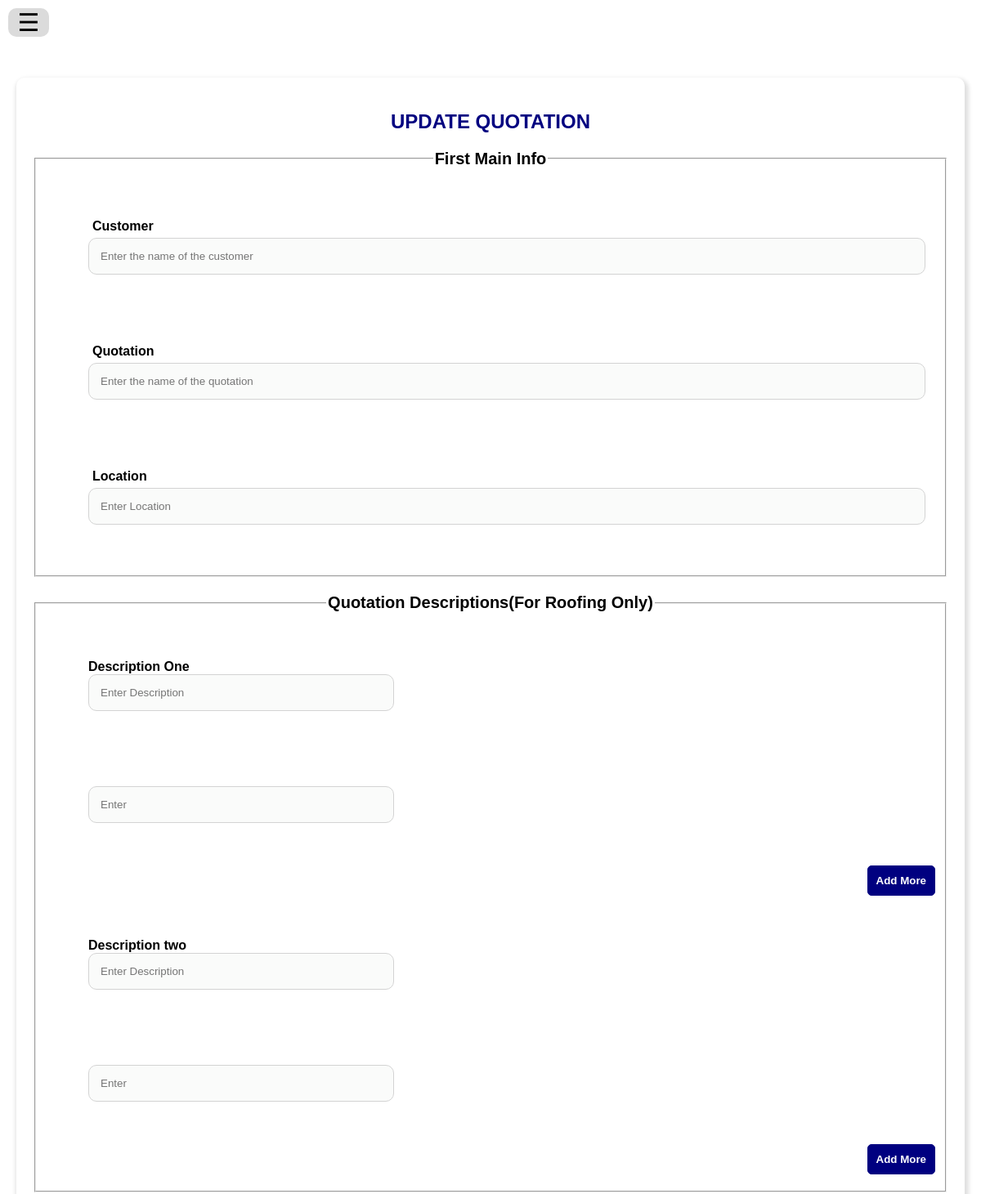
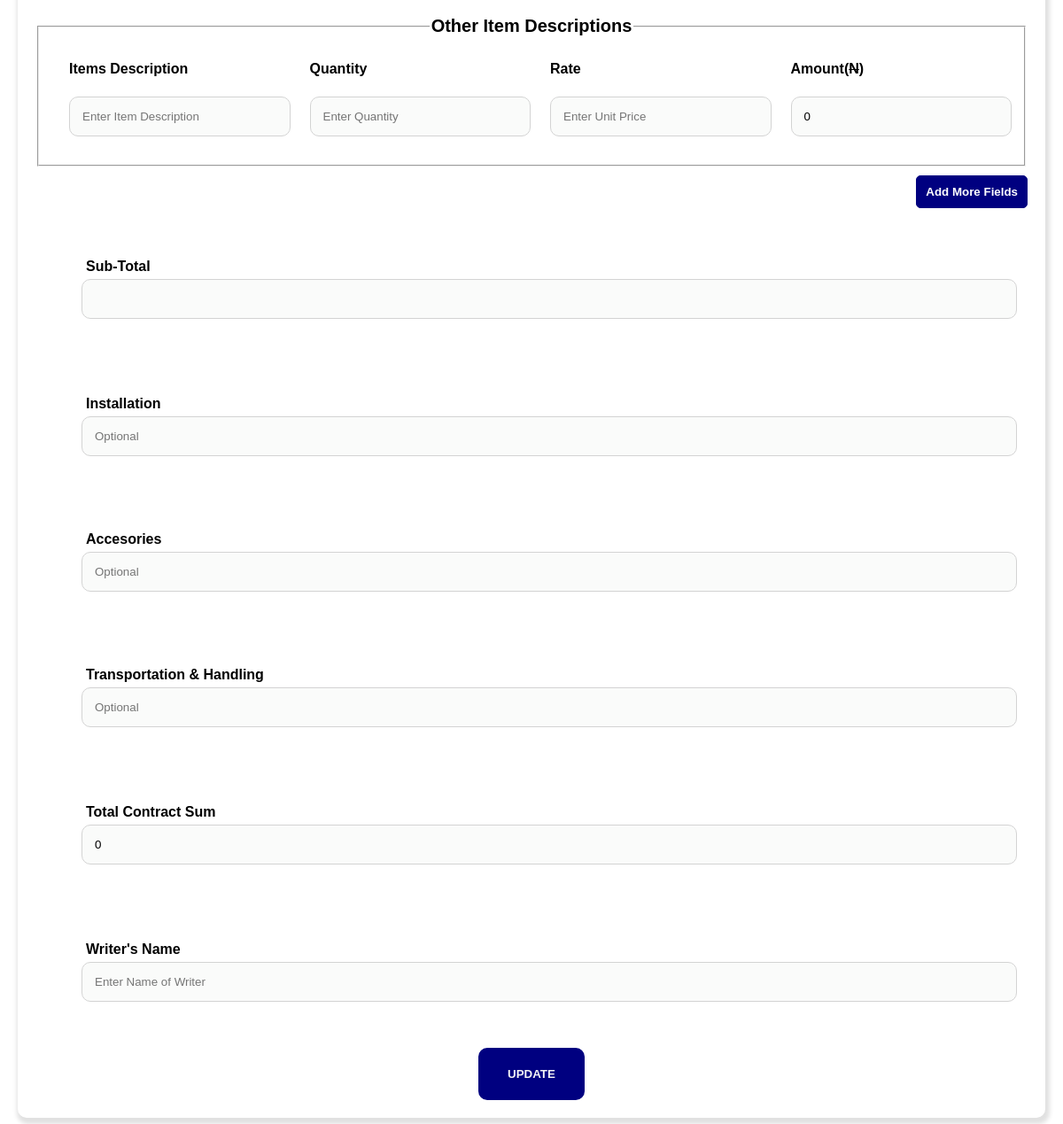
Before: /dashboard/quot_upd.php?rd=403256134 (signed in) with the older database file (2 pictures, top to bottom).
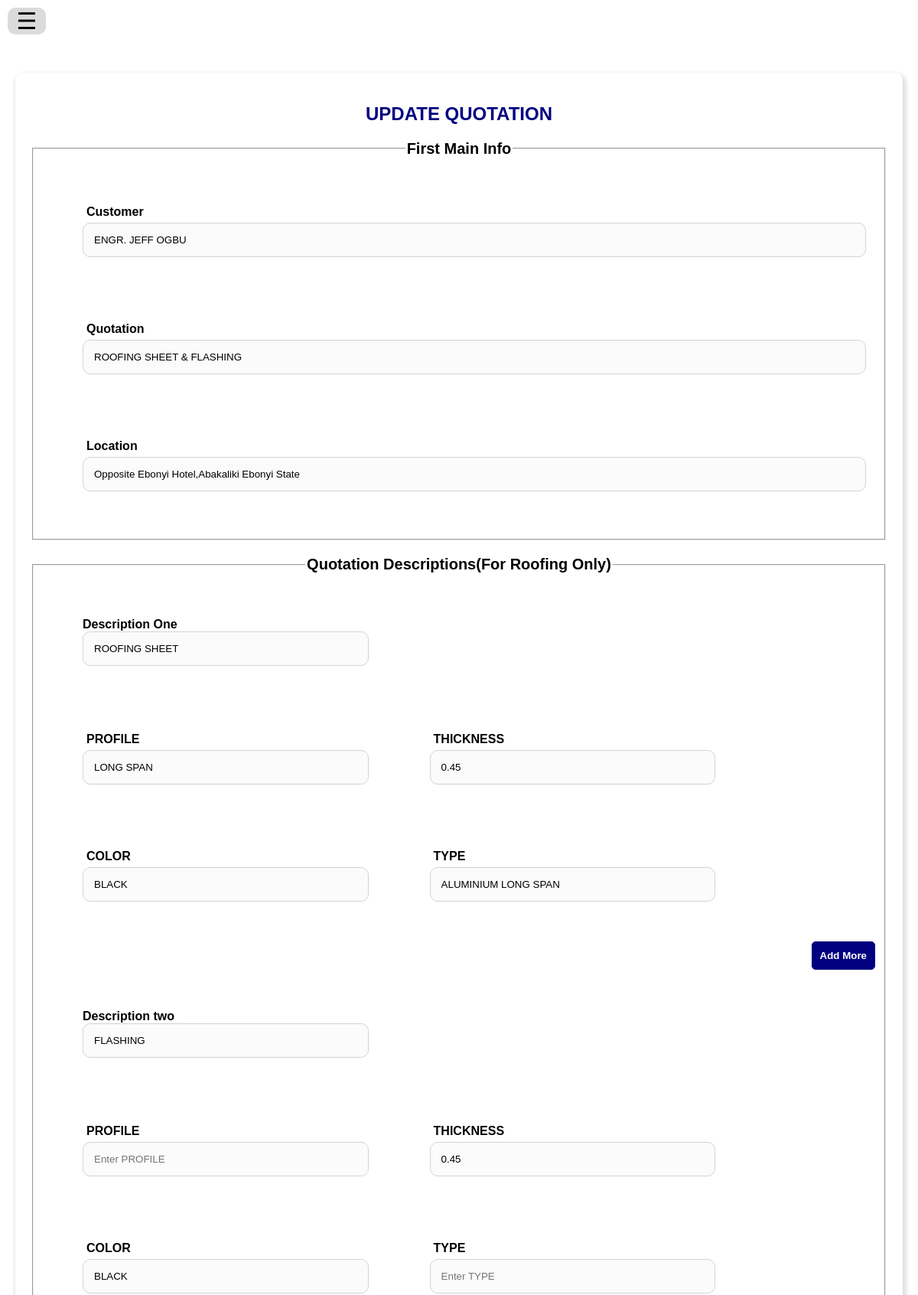
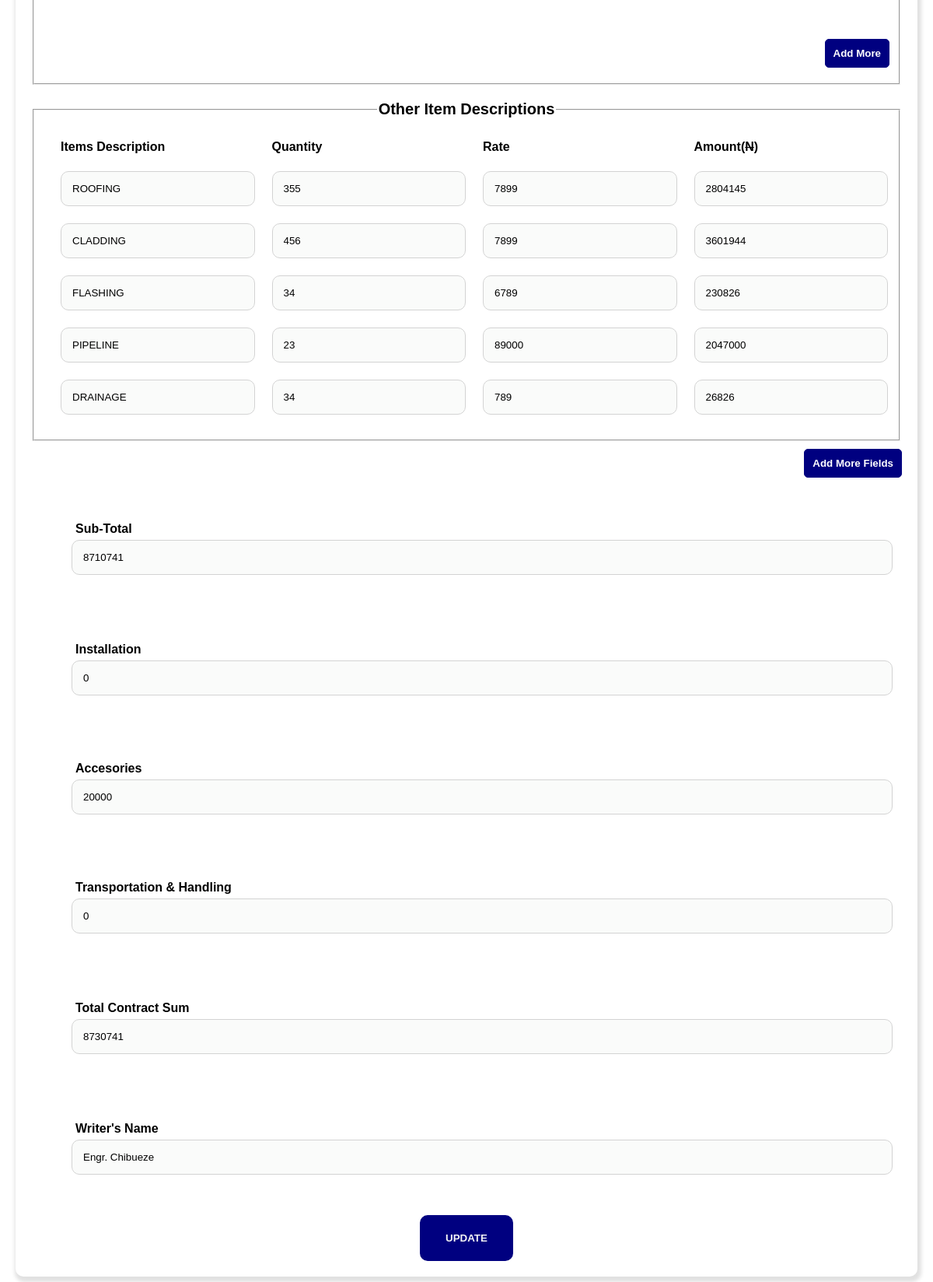
After: the same page with the newer database file (2 pictures, top to bottom).
### tables this page shows
CREATE TABLE IF NOT EXISTS `quota_table` (
  `id` int(100) NOT NULL AUTO_INCREMENT,
  `ref_id` int(100) NOT NULL,
  `quot_name` varchar(120) NOT NULL,
  `locat` text NOT NULL,
  `custom_name` varchar(120) NOT NULL,
  `itm` text NOT NULL,
  `qty` text NOT NULL,
  `runit` text NOT NULL,
  `total` text NOT NULL,
  `instal` text NOT NULL,
  `acces` text NOT NULL,
  `transprt` text NOT NULL,
  `wname` varchar(200) NOT NULL,
  `des_one` varchar(120) NOT NULL,
  `label_name_one` text NOT NULL,
  `label_prop_one` text NOT NULL,
  `des_two` varchar(120) NOT NULL,
  `label_name_two` text NOT NULL,
  `label_prop_two` text NOT NULL,
  `fullDay` varchar(20) NOT NULL,
  `date` varchar(20) NOT NULL,
  `time` varchar(20) NOT NULL,
  PRIMARY KEY (`id`)
);

### class/sel_class.php (called while the page is built, shortened)
<?php
    class SEL
    {
        public function sel_quot($id){
            require("db/database_connection.php");
            $sel = $con->query(" SELECT * FROM quota_table  WHERE ref_id = '$id'  ");
            return $sel;
        }
    }
?>

### dashboard/quot_upd.php (the view, shortened to what the changed rows need)
<!DOCTYPE html>
<html lang="en">
<head>
    <link rel="stylesheet" href="../css/sdash.css" media="all">
    <link rel="stylesheet" href="../css/sdash_rep.css" media="all">
</head>
<body>
    <section class="main-div-container">
        <form  class="itm_quota" id="itm_quotatn" action="quota_fold/backend_quot_upd.php" method="post" enctype="multipart/form-data">
            <div class="sec-div-container">
                <h1>UPDATE QUOTATION</h1>
                <?php
                    require("../class/sel_class.php");
                    $sel_ob = new SEL();
                    $id = $_GET['rd'];
                    $sel_con = $sel_ob->sel_quot($id);
                    if ($sel_con) {
                    $row = $sel_con->fetch_assoc();
                ?>
                <div class="fir-div-container">
                    <fieldset>
                        <legend>First Main Info</legend>
                        <table>
                            <tr>
                                <td>
                                    <span>Customer</span>
                                    <input type="text" name="clname" placeholder="Enter the name of the customer" value="<?php echo $row['custom_name'];  ?>" required>
                                </td>
                                <td>
                                    <span>Quotation</span>
                                    <input type="text" name="quotate" placeholder="Enter the name of the quotation" value="<?php echo $row['quot_name'];  ?>" required>
                                </td>
                                <td>
                                    <span>Location</span>
                                    <input type="text" name="locat" placeholder="Enter Location" value="<?php echo $row['locat'];  ?>" required>
                                </td>
                            </tr>
                        </table>
                    </fieldset>
                    <?php
                        if ($row['des_one'] == "0" AND $row['des_two']=="0") {
                            echo "";
                        }else {
                    ?>
                    <div class="quot-des">
                        <fieldset>
                            <legend>Quotation Descriptions(For Roofing Only)</legend>
                            <table class="des-ccl">
                                <tr>
                                    <td>Description One <input type="text" name="qdeson"  placeholder="Enter Description" value="<?php echo $row['des_one']; ?>" required></td>
                                </tr>
                                <tr>
                                    <?php
                                        $dlno = explode('-|-',$row['label_name_one']);
                                        $dlpo = explode('-|-',$row['label_prop_one']);
                                        foreach ($dlno as $key => $value) {
                                    ?>
                                    <td>
                                        <span><?php echo $value;?></span>
                                        <input type="text" name="despropon[]" placeholder="Enter <?php echo $value; ?>" value="<?php echo $dlpo[$key]; ?>">
                                    </td>
                                    <?php  } ?>
                                </tr>
                            </table>
                            <div class="firm-div-con">
                                <input type="button" id="ccl" value="Add More">
                            </div>
                            <table class="des-dcl">
                                <tr>
                                    <td>Description two <input type="text" name="qdestw"  placeholder="Enter Description" value="<?php echo $row['des_two']; ?>" required></td>
                                </tr>
                                <tr>
                                    <?php
                                        $dlnt = explode('-|-',$row['label_name_two']);
                                        $dlpt = explode('-|-',$row['label_prop_two']);
                                        foreach ($dlnt as $key => $value) {
                                    ?>
                                    <td>
                                        <span><?php echo $value;?></span>
                                        <input type="text" name="desproptw[]" placeholder="Enter <?php echo $value;?>" value="<?php echo $dlpt[$key]; ?>">
                                    </td>
                                    <?php  } ?>
                                </tr>
                            </table>
                            <div class="firm-div-con">
                                <input type="button" id="dcl" value="Add More">
                            </div>
                        </fieldset>
                    </div>
                    <?php } ?>
                    <fieldset>
                        <legend>Other Item Descriptions</legend>
                        <table class="first-max">
                            <tr>
                                <td>Items Description</td>
                                <td>Quantity</td>
                                <td>Rate</td>
                                <td>Amount(<strike>N</strike>)</td>
                            </tr>
                            <?php
                                $itm = explode("-|-",$row['itm']);
                                $qty = explode("-|-",$row['qty']);
                                $unit = explode("-|-",$row['runit']);
                                foreach ($itm as $key => $value) {
                            ?>
                            <tr>
                                <td> <input type="text" name="item[]"  required placeholder="Enter Item Description" value="<?php echo $value; ?>" > </td>
                                <td> <input type="number" name="qty[]" onkeyup="quantity(this)"  required placeholder="Enter Quantity" value="<?php echo $qty[$key]; ?>"> </td>
                                <td> <input type="number" name="unit[]" onkeyup="price(this)"  required placeholder="Enter Unit Price" value="<?php echo $unit[$key]; ?>"> </td>
                                <td> <input type="text" name="amt[]" class="amt" value="<?php echo $qty[$key]*$unit[$key]; ?>" required readonly ></td>
                            </tr>
                            <?php  }  ?>
                        </table>
                    </fieldset>
                    <div class="firm-div-con">
                        <input type="button" id="bcl" value="Add More Fields">
                    </div>
                    <table>
                        <tr>
                            <td>
                                <span>Sub-Total</span>
                                <input type="number" name="tot" id="total" onchange="grandTot()"  required readonly value="<?php echo $row['total']; ?>">
                            </td>
                        </tr>
                        <tr>
                            <td>
                                <span>Installation</span>
                                <input type="number" name="instal" id="instal" onkeyup="grandTot()"  placeholder="Optional" value="<?php echo $row['instal']; ?>">
                            </td>
                            <td>
                                <span>Accesories</span>
                                <input type="number" name="acces" id="acces" onkeyup="grandTot()"  placeholder="Optional" value="<?php echo $row['acces']; ?>">
                            </td>
                            <td>
                                <span>Transportation & Handling</span>
                                <input type="number" name="transprt" id="transprt" onkeyup="grandTot()" placeholder="Optional" value="<?php echo $row['transprt']; ?>">
                            </td>
                        </tr>
                        <tr>
                            <?php
                                $total_iat = $row['instal']+$row['acces']+$row['transprt'];
                                $bgr = $row['total'] + $total_iat;
                            ?>
                            <td>
                                <span>Total Contract Sum</span>
                                <input type="number" name="gr_tot" id="grtot" value="<?php echo $bgr; ?>" required readonly>
                            </td>
                        </tr>
                        <tr>
                            <td>
                                <span>Writer's Name</span>
                                <input type="text" name="wtname" value="<?php echo $row['wname']; ?>" required placeholder="Enter Name of Writer">
                            </td>
                        </tr>
                    </table>
                </div>
                <div class="con-btn-div">
                    <button class="con-btn">UPDATE</button>
                </div>
                <?php } ?>
            </div>
        </form>
    </section>
</body>
</html>

Changed rows visible on the page:
added quota_table: clname "ENGR. JEFF OGBU", quotate "ROOFING SHEET & FLASHING", locat "Opposite Ebonyi Hotel,Abakaliki Ebonyi State", qdeson "ROOFING SHEET", label_name_one "PROFILE", label_prop_one "LONG SPAN", label_name_one "THICKNESS", label_prop_one "0.45", label_name_one "COLOR", label_prop_one "BLACK", label_name_one "TYPE", label_prop_one "ALUMINIUM LONG SPAN", qdestw "FLASHING", label_name_two "PROFILE", label_name_two "Enter PROFILE", label_name_two "THICKNESS", label_prop_two "0.45", label_name_two "COLOR", label_prop_two "BLACK", label_name_two "TYPE", label_name_two "Enter TYPE", itm "ROOFING", qty "355", runit "7899", qty+runit "2804145", itm "CLADDING", qty "456", qty+runit "3601944", itm "FLASHING", qty "34", runit "6789", qty+runit "230826", itm "PIPELINE", qty "23", runit "89000", qty+runit "2047000", itm "DRAINAGE", runit "789", qty+runit "26826", tot "8710741", instal "0", acces "20000", transprt "0", gr_tot "8730741", wtname "Engr. Chibueze"
Other visible differences:
form field gr_tot: "0" → (not shown)
list line gone: "   0"
